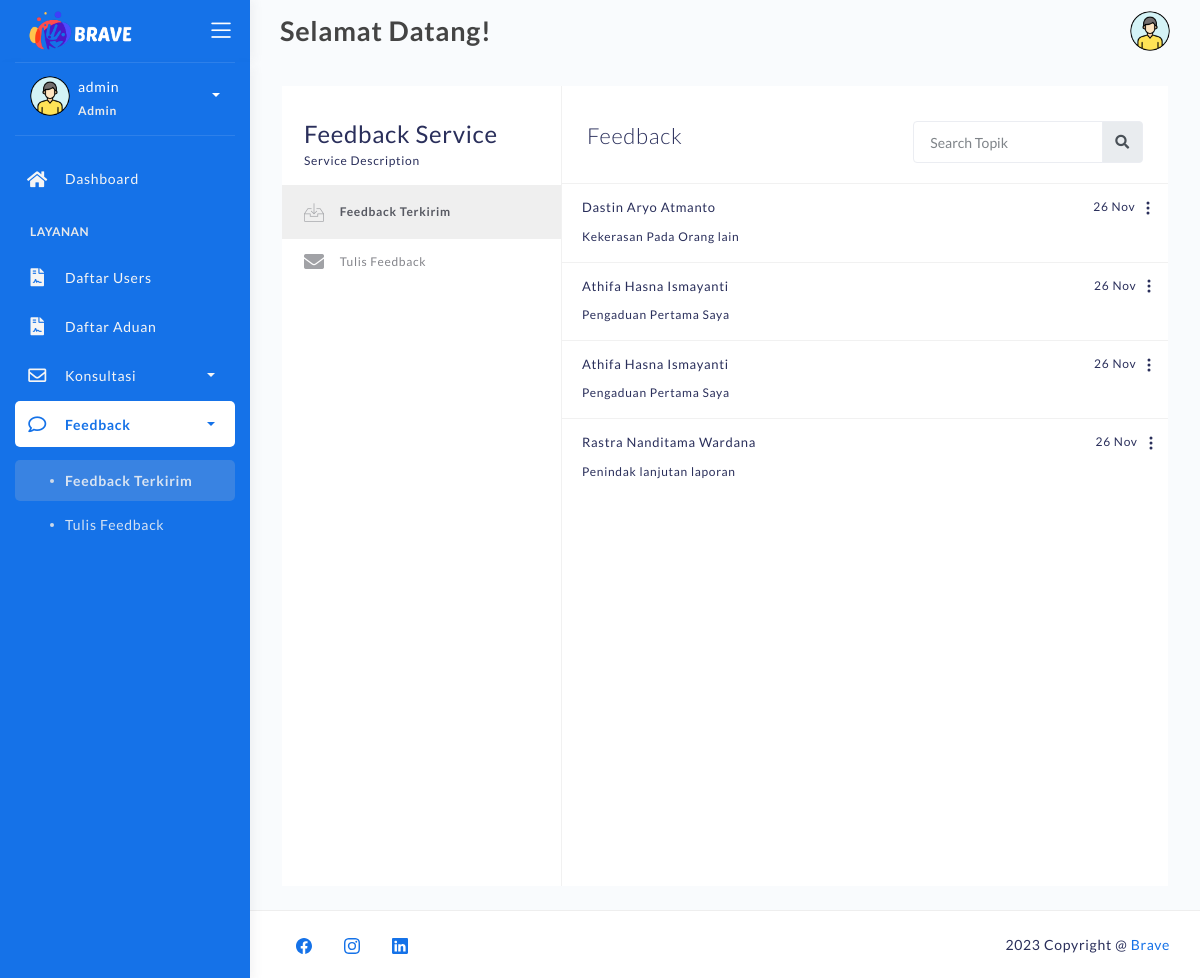
/feedback-inbox-admin.php (signed in), run on an earlier commit of the app's database.
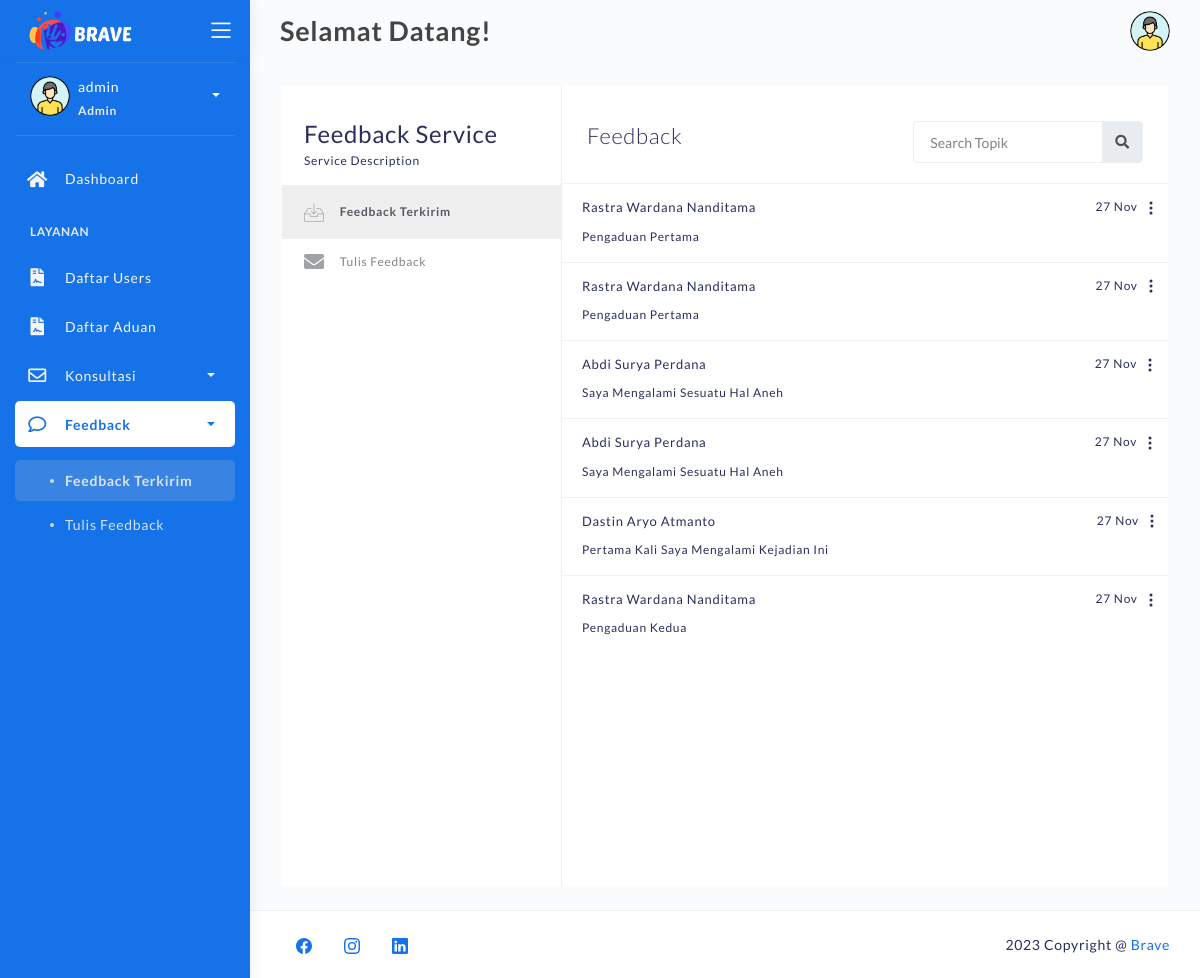
And on a later commit of the database.
### tables this page shows
CREATE TABLE `feedback` (
  `id_feedback` varchar(50) NOT NULL,
  `id_pengaduan` varchar(50) NOT NULL,
  `nama` varchar(255) NOT NULL,
  `nim` varchar(25) NOT NULL,
  `tgl_feedback` datetime NOT NULL,
  `alasan` text NOT NULL
);

CREATE TABLE `pengaduan` (
  `id_pengaduan` varchar(50) NOT NULL,
  `nim` varchar(25) NOT NULL,
  `nama` varchar(255) NOT NULL,
  `judul` varchar(255) NOT NULL,
  `tgl_kejadian` date NOT NULL,
  `tgl_aduan` datetime NOT NULL DEFAULT current_timestamp(),
  `pesan_aduan` text NOT NULL,
  `pelaku` varchar(255) NOT NULL,
  `bukti` varchar(255) NOT NULL,
  `status` varchar(25) NOT NULL
);

### feedback-inbox-admin.php (the view, shortened to what the changed rows need)
<?php
	require 'backend/connection.php';
?>
<!DOCTYPE html>
<html lang="en">
<head>
	<link rel="stylesheet" href="assets/css/bootstrap.min.css">
	<link rel="stylesheet" href="assets/css/atlantis.css">
	<link rel="stylesheet" href="assets/css/demo.css">
</head>
<body>
	<div class="wrapper fullheight-side">
		<div class="main-panel full-height">
			<div class="container container-full">
				<div class="page-inner">
					<div class="page-with-aside mail-wrapper bg-white">
						<div class="page-content mail-content">
							<div class="inbox-body" style="padding-top:0;">
								<div class="email-list">
									<?php
									$sql_feedback = "SELECT * FROM feedback ORDER BY tgl_feedback DESC";
									$result_feedback = mysqli_query($koneksi, $sql_feedback);
									if (mysqli_num_rows($result_feedback) > 0) {
										while ($row_feedback = mysqli_fetch_assoc($result_feedback)) {
											$id_pengaduan=$row_feedback['id_pengaduan'];
											$sql_pengaduan = "SELECT * FROM pengaduan WHERE id_pengaduan='$id_pengaduan'";
											$result_pengaduan = mysqli_query($koneksi, $sql_pengaduan);
											$row_pengaduan = mysqli_fetch_assoc($result_pengaduan);
											echo '
												<div class="email-list-item">
													<div class="email-list-detail" data-toggle="modal" data-target="#feedback-' . $row_feedback['id_feedback'] . '">
														<span class="date float-right">
															' . date("d M", strtotime($row_feedback['tgl_feedback'] )). '
														</span>
														<span class="from">' .  $row_feedback['nama']. '</span>
														<p class="msg">' . $row_pengaduan['judul'] . '</p>
													</div>
													<div id="navbarDropdown" role="button" data-toggle="dropdown" aria-haspopup="true" aria-expanded="false" style="color:sky blue; margin-left:5px; margin-right:-17px;">
														<svg xmlns="http://www.w3.org/2000/svg" width="16" height="16" fill="currentColor" class="bi bi-three-dots-vertical" viewBox="0 0 16 16">
															<path d="M9.5 13a1.5 1.5 0 1 1-3 0 1.5 1.5 0 0 1 3 0zm0-5a1.5 1.5 0 1 1-3 0 1.5 1.5 0 0 1 3 0zm0-5a1.5 1.5 0 1 1-3 0 1.5 1.5 0 0 1 3 0z"/>
														</svg>
													</div>
														<a class="dropdown-item" data-toggle="modal" data-target="#edit-feedback-' . $row_feedback['id_feedback'] . '">Edit</a>
														<a class="dropdown-item" href="backend/action-delete-feedback.php?id=' . $row_feedback['id_feedback'] . '">Delete</a>
												</div>
												<div class="modal fade" id="feedback-' . $row_feedback['id_feedback'] . '" tabindex="-1" role="dialog" aria-labelledby="exampleModalCenterTitle" aria-hidden="true">
																<h5 class="modal-title" id="exampleModalLongTitle" style="font-size:20px;">' . $row_pengaduan['judul'] . '</h5>
																<p style="margin-bottom:1px;"><strong>Nama :</strong> ' . $row_feedback['nama'] . '</p>
																<p style="margin-bottom:10px;"><strong>Tanggal Feedback:</strong> ' . date("d M Y", strtotime($row_feedback['tgl_feedback'])) . '</p>
																Feedback : ' . $row_feedback['alasan'] . '
												</div>
												<div class="modal fade" id="edit-feedback-' . $row_feedback["id_feedback"] . '" tabindex="-1" role="dialog" aria-labelledby="exampleModalCenterTitle" aria-hidden="true">
																<form id="editFeedbackForm-' . $row_feedback['id_feedback'] . '" action="backend/action-edit-feedback.php" method="post">
																	<input type="text" class="form-control" id="id_feedback" name="id_feedback" value="' . $row_feedback["id_feedback"] . '" required hidden>
																		<input type="text" class="form-control" id="alasan" name="alasan" value="' . $row_feedback["alasan"] . '" required>
																</form>
																<button type="button" class="btn btn-primary" onclick="editFeedback_' . $row_feedback["id_feedback"] . '()">Edit</button>
												</div>
													function editFeedback_' . $row_feedback["id_feedback"] . '() {
														document.getElementById("editFeedbackForm-' . $row_feedback["id_feedback"] . '").submit();
												';
										}
									} else {
										echo "No messages found.";
									}
									?>
								</div>
							</div>
						</div>
					</div>
				</div>
			</div>
		</div>
	</div>
</body>
</html>

What changed in the data, as far as the page shows it:
removed feedback: tgl_feedback "26 Nov", nama "Dastin Aryo Atmanto", id_pengaduan.judul "Kekerasan Pada Orang lain"
removed feedback: tgl_feedback "26 Nov", nama "Athifa Hasna Ismayanti", id_pengaduan.judul "Pengaduan Pertama Saya"
removed feedback: tgl_feedback "26 Nov", nama "Athifa Hasna Ismayanti", id_pengaduan.judul "Pengaduan Pertama Saya"
removed feedback: tgl_feedback "26 Nov", nama "Rastra Nanditama Wardana", id_pengaduan.judul "Penindak lanjutan laporan"
added feedback: tgl_feedback "27 Nov", nama "Rastra Wardana Nanditama", id_pengaduan.judul "Pengaduan Pertama"
added feedback: tgl_feedback "27 Nov", nama "Rastra Wardana Nanditama", id_pengaduan.judul "Pengaduan Pertama"
added feedback: tgl_feedback "27 Nov", nama "Abdi Surya Perdana", id_pengaduan.judul "Saya Mengalami Sesuatu Hal Aneh"
added feedback: tgl_feedback "27 Nov", nama "Abdi Surya Perdana", id_pengaduan.judul "Saya Mengalami Sesuatu Hal Aneh"
added feedback: tgl_feedback "27 Nov", nama "Dastin Aryo Atmanto", id_pengaduan.judul "Pertama Kali Saya Mengalami Kejadian Ini"
added feedback: tgl_feedback "27 Nov", nama "Rastra Wardana Nanditama", id_pengaduan.judul "Pengaduan Kedua"
